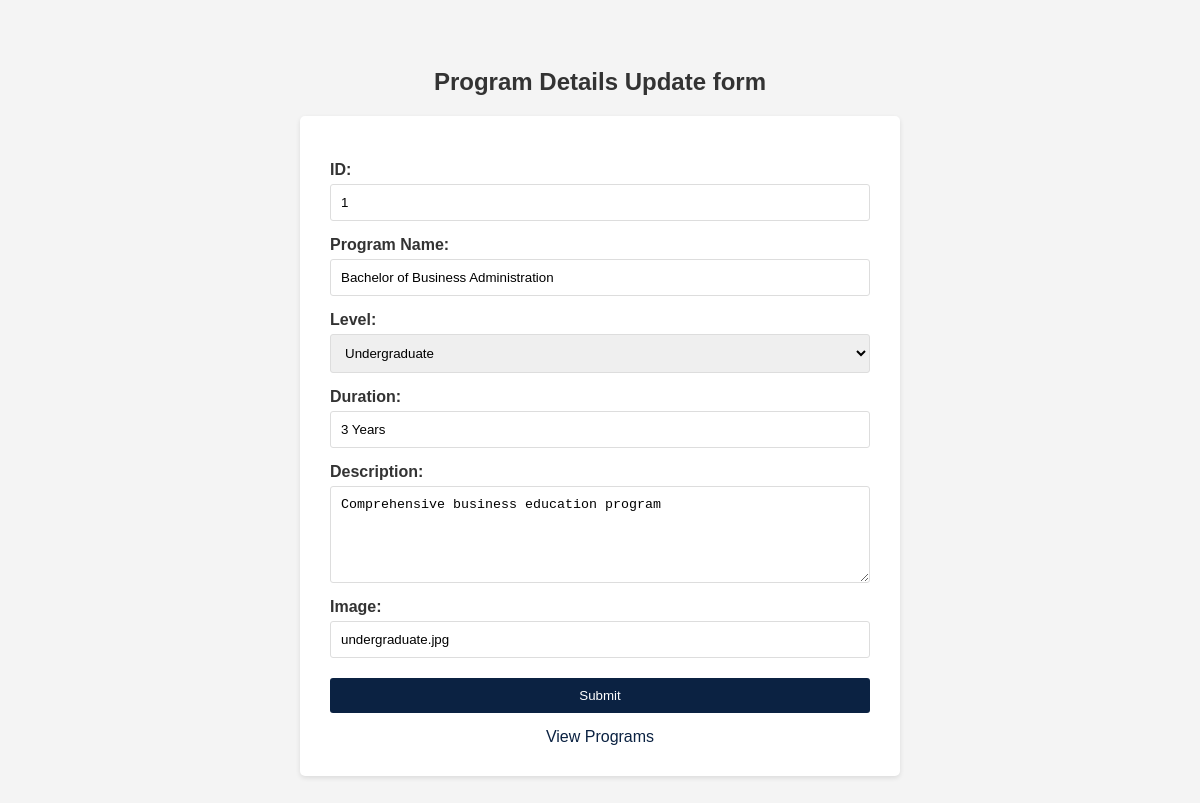
Page /klust-admin/backend/update-program-form.php?id=1 on the committed database.
### tables this page shows
CREATE TABLE programs (
    id INT AUTO_INCREMENT PRIMARY KEY,
    program_name VARCHAR(200) NOT NULL,
    LEVEL VARCHAR(50) NOT NULL,
    duration VARCHAR(50),
    description TEXT,
    image_url VARCHAR(255),
    created_at TIMESTAMP DEFAULT CURRENT_TIMESTAMP
);

### klust-admin/backend/update-program-form.php (the view, shortened to what this page needs)
<?php
$servername = "localhost";
$username = "root";
$password = "";
$dbname = "klust_db";
$conn = mysqli_connect($servername, $username, $password, $dbname);
$id = $_GET['id'];
$sql = "SELECT * FROM programs WHERE id='$id'";
$result = mysqli_query($conn, $sql);
?>
<html>
<head>
</head>
<body>
<div class="container">
<?php
if (mysqli_num_rows($result) > 0) {
    while ($row = mysqli_fetch_assoc($result)) {
        echo "<h2>Program Details Update form</h2>
          <form action='update-program.php' method='POST'>
        <label>ID: </label>
        <input type='text' name='id' required value='" . $row["id"] . "' readonly />
        <label>Program Name: </label>
        <input type='text' name='program_name' required value='" . $row["program_name"] . "' />
        <label>Level: </label>
        <select name='level' required  >
            <option value=''>Select Level</option>
            <option value='Pre-University' " . ($row["LEVEL"] == 'Pre-University' ? 'selected' : '') . ">Pre-University</option>
            <option value='Undergraduate' " . ($row["LEVEL"] == 'Undergraduate' ? 'selected' : '') . ">Undergraduate</option>
            <option value='Postgraduate' " . ($row["LEVEL"] == 'Postgraduate' ? 'selected' : '') . ">Postgraduate</option>
        </select>
        <label>Duration: </label>
        <input type='text' name='duration' required value='" . $row["duration"] . "' />
        <label>Description: </label>
        <textarea name='description' rows='5' required>" . $row["description"] . "</textarea>
        <label>Image: </label>
        <input type='text' name='image_url' value='" . $row["image_url"] . "' />
        <input type='submit' value='Submit' />
        <a href='view-programs.php'>View Programs</a>
    </form>";
}
}
?>
</div>
</body>
</html>

### klust-admin/backend/update-program-form.php (style rules this page uses)
body { font-family: Arial; margin: 0; padding: 20px; background: #f4f4f4; display: flex; justify-content: center; align-items: center; min-height: 100vh; }
.container { width: 100%; max-width: 600px; }
h2 { color: #333; text-align: center; }
form { background: white; padding: 30px; border-radius: 5px; box-shadow: 0 2px 5px rgba(0,0,0,0.1); }
label { display: block; margin-top: 15px; color: #333; font-weight: bold; }
input, select, textarea { width: 100%; padding: 10px; margin-top: 5px; border: 1px solid #ddd; border-radius: 3px; box-sizing: border-box; }
input[type="submit"] { background: #0b2242; color: white; cursor: pointer; margin-top: 20px; border: none; }
a { color: #0b2242; text-decoration: none; display: inline-block; margin-top: 15px; text-align: center; width: 100%; }

### rows in the picture
programs: id "1", program_name "Bachelor of Business Administration", level "Undergraduate", duration "3 Years", description "Comprehensive business education program", image_url "undergraduate.jpg"
